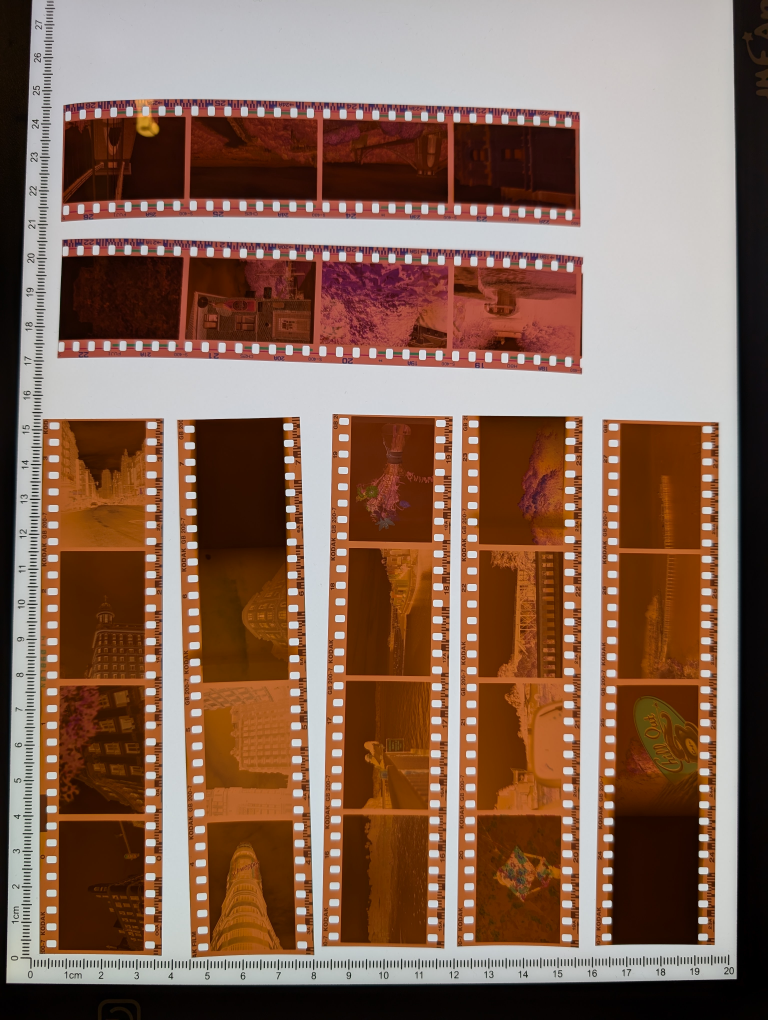
#> input picture backend/tst_jpgs/PXL_20241126_035227352.jpg, 3072 x 4080 px (shown at 1/4 size); its folder holds only this picture in this run
$ python detect_perf.py
#> lines starting #> are read from the running program, lines starting #| are printed output that depends on the picture; after the words box and inside, x2 and y2 are one past the last pixel; in counts of white or black regions, pixels touching at a corner belong together
'''
Film Perforation Detection and Analysis

This script detects perforations in film negative images,
validates them based on brightness and size, filters
overlapping perforations, and calculates average
perforation dimensions.

Author: Robert Wilcox
Email: robertraywilcox@gmail.com
Date: December 9, 2024
'''

import cv2
import numpy as np
import os

# Input and output directories
INPUT_DIR = "tst_jpgs"  # Directory containing test images
OUTPUT_DIR = "output"  # Directory to save debug images
DEBUG_LOG_PATH = os.path.join(OUTPUT_DIR, "debug_log.txt")  # Debug log file
SUMMARY_LOG_PATH = os.path.join(OUTPUT_DIR, "summary_log.txt")  # Summary log

# Ensure output directory exists
if not os.path.exists(OUTPUT_DIR):
    os.makedirs(OUTPUT_DIR)

# Clear existing logs
if os.path.exists(DEBUG_LOG_PATH):
    os.remove(DEBUG_LOG_PATH)
if os.path.exists(SUMMARY_LOG_PATH):
    os.remove(SUMMARY_LOG_PATH)

# Adjustable Parameters
PARAMS = {
    "adaptive_thresh_block_size": 17,  # Block size for adaptive thresholding
    "adaptive_thresh_c": 2,          # Constant subtracted from the mean
    "morph_kernel_size": (3, 3),      # Kernel size for morphological ops
    "min_contour_area": 500,          # Minimum contour area
    "aspect_ratio_range": (.5, 3.0),  # Aspect ratio range for rectangles
    "rect_size_range": (20, 600),     # Min/max width/height for rectangles
    "shrink_factor": 0.3,            # Shrinkage for brightness validation
    "max_std_dev": 5,                # Max standard deviation inside subset box
    "brightness_threshold_factor": 0.8,  # Brightness factor for validation
}


def write_debug_log(message):
    """Appends a message to the detailed debug log."""
    with open(DEBUG_LOG_PATH, "a") as log_file:
        log_file.write(f"{message}\n")


def write_summary_log(message):
    """Appends a message to the summary log."""
    with open(SUMMARY_LOG_PATH, "a") as log_file:
        log_file.write(f"{message}\n")


def resize_to_fit_window(image, window_width, window_height):
    """
    Resizes the image to fit within the specified window
    dimensions while preserving aspect ratio.

    Args:
        image (numpy.ndarray): The image to resize.
        window_width (int): The desired width of the window.
        window_height (int): The desired height of the window.

    Returns:
        tuple: A tuple containing the resized image and the scale factor.
    """
    h, w = image.shape[:2]
    scale = min(window_width / w, window_height / h)
    resized_image = cv2.resize(
        image, (int(w * scale), int(h * scale)), interpolation=cv2.INTER_AREA
    )
    return resized_image, scale


def validate_perforation_brightness(image, rectangles, params):
    """
    Validates detected rectangles as perforations based on
    brightness using subset boxes.

    Args:
        image (numpy.ndarray): The grayscale image.
        rectangles (list): List of rectangle points.
        params (dict): Dictionary of parameters.

    Returns:
        list: List of validated rectangles.
    """
    max_brightness = np.max(image)
    brightness_threshold = max_brightness * params["brightness_threshold_factor"]
    write_debug_log(
        f"STEP: Max Brightness: {max_brightness:.2f}, "
        f"Threshold: {brightness_threshold:.2f}"
    )

    validated_rectangles = []
    rejected_by_brightness = 0
    rejected_by_std_dev = 0

    for box in rectangles:
        x_coords, y_coords = zip(*box)
        center_x, center_y = int(np.mean(x_coords)), int(np.mean(y_coords))
        width = int((max(x_coords) - min(x_coords)) * (1 - params["shrink_factor"]))
        height = int((max(y_coords) - min(y_coords)) * (1 - params["shrink_factor"]))

        subset_x1 = max(center_x - width // 2, 0)
        subset_y1 = max(center_y - height // 2, 0)
        subset_x2 = min(center_x + width // 2, image.shape[1] - 1)
        subset_y2 = min(center_y + height // 2, image.shape[0] - 1)

        subset = image[subset_y1:subset_y2, subset_x1:subset_x2]
        subset_brightness = np.mean(subset)
        subset_std_dev = np.std(subset)

        if subset_brightness < brightness_threshold:
            rejected_by_brightness += 1
            write_debug_log(
                f"Rejected: Brightness={subset_brightness:.2f} "
                f"< Threshold={brightness_threshold:.2f}"
            )
        elif subset_std_dev > params["max_std_dev"]:
            rejected_by_std_dev += 1
            write_debug_log(
                f"Rejected: StdDev={subset_std_dev:.2f} "
                f"> MaxStdDev={params['max_std_dev']:.2f}"
            )
        else:
            validated_rectangles.append(box)

    write_summary_log(
        f"Brightness Validation:\n"
        f" - Total: {len(rectangles)}\n"
        f" - Validated: {len(validated_rectangles)}\n"
        f" - Rejected (brightness): {rejected_by_brightness}\n"
        f" - Rejected (std dev): {rejected_by_std_dev}"
    )
    return validated_rectangles


def detect_perforations(image, params, debug=False):
    """
    Detect perforations in the film image based on contours and
    aspect ratio.

    Args:
        image (numpy.ndarray): The input image.
        params (dict): Dictionary of parameters.
        debug (bool): Whether to save debug images.

    Returns:
        list: List of detected rectangles (perforations).
    """
    write_debug_log("STEP: Detect Perforations - Starting...")

    # Convert to grayscale
    gray = cv2.cvtColor(image, cv2.COLOR_BGR2GRAY)

    # Adaptive thresholding
    thresh = cv2.adaptiveThreshold(
        gray,
        255,
        cv2.ADAPTIVE_THRESH_GAUSSIAN_C,
        cv2.THRESH_BINARY_INV,
        params["adaptive_thresh_block_size"],
        params["adaptive_thresh_c"],
    )
    if debug:
        cv2.imwrite(os.path.join(OUTPUT_DIR, "debug_thresh.jpg"), thresh)

    # Morphological cleaning
    kernel = cv2.getStructuringElement(cv2.MORPH_RECT, params["morph_kernel_size"])
    cleaned = cv2.morphologyEx(thresh, cv2.MORPH_CLOSE, kernel)
    if debug:
        cv2.imwrite(os.path.join(OUTPUT_DIR, "debug_cleaned.jpg"), cleaned)

    # Find contours
    contours, _ = cv2.findContours(cleaned, cv2.RETR_TREE, cv2.CHAIN_APPROX_SIMPLE)
    write_debug_log(f"STEP: Found {len(contours)} contours.")

    if debug:
        # Draw all detected contours
        all_contours_image = image.copy()
        cv2.drawContours(all_contours_image, contours, -1, (0, 255, 255), 1)
        cv2.imwrite(os.path.join(OUTPUT_DIR, "all_contours.jpg"), all_contours_image)

        # Initialize image for rejected contours visualization
        rejected_contours_image = image.copy()

    # Filtering contours to find rectangles
    rectangles = []
    for contour in contours:
        contour_area = cv2.contourArea(contour)

        # Reject based on minimum area
        if contour_area < params["min_contour_area"]:
            write_debug_log(f"Rejected: Area={contour_area:.2f} (too small)")
            if debug:
                cv2.drawContours(rejected_contours_image, [contour], -1, (0, 0, 255), 1)
            continue

        # Fit a rotated rectangle
        rot_rect = cv2.minAreaRect(contour)
        box = cv2.boxPoints(rot_rect)
        box = np.intp(box)

        # Calculate width, height, and aspect ratio
        width = np.linalg.norm(box[0] - box[1])
        height = np.linalg.norm(box[1] - box[2])
        aspect_ratio = min(width, height) / max(width, height)

        write_debug_log(
            f"Contour: Area={contour_area:.2f}, Width={width:.2f}, "
            f"Height={height:.2f}, Aspect Ratio={aspect_ratio:.2f}"
        )

        # Check aspect ratio and size range
        if not (
            params["aspect_ratio_range"][0] <= aspect_ratio <= params["aspect_ratio_range"][1]
            and params["rect_size_range"][0] <= width <= params["rect_size_range"][1]
            and params["rect_size_range"][0] <= height <= params["rect_size_range"][1]
        ):
            write_debug_log("Rejected: Failed aspect ratio or size filter")
            if debug:
                cv2.drawContours(rejected_contours_image, [box], -1, (255, 0, 0), 1)
            continue

        rectangles.append(box)

    write_debug_log(f"STEP: Detected {len(rectangles)} candidate rectangles.")

    if debug:
        # Save rejected contours image
        cv2.imwrite(os.path.join(OUTPUT_DIR, "rejected_contours.jpg"), rejected_contours_image)

        # Draw candidate rectangles for debugging
        candidate_debug = image.copy()
        for box in rectangles:
            cv2.drawContours(candidate_debug, [box], -1, (0, 255, 0), 1)
        cv2.imwrite(os.path.join(OUTPUT_DIR, "candidate_rectangles.jpg"), candidate_debug)

    write_summary_log(
        f"Detection Summary:\n"
        f" - Total contours: {len(contours)}\n"
        f" - Candidate rectangles: {len(rectangles)}\n"
        f" - Rejected (area/aspect): {len(contours) - len(rectangles)}"
    )

    return rectangles


def calculate_iou(box1, box2):
    """Calculate the Intersection over Union (IoU) of two rectangles."""
    x1 = max(box1[:, 0].min(), box2[:, 0].min())
    y1 = max(box1[:, 1].min(), box2[:, 1].min())
    x2 = min(box1[:, 0].max(), box2[:, 0].max())
    y2 = min(box1[:, 1].max(), box2[:, 1].max())

    # Compute intersection area
    inter_width = max(0, x2 - x1)
    inter_height = max(0, y2 - y1)
    inter_area = inter_width * inter_height

    # Compute areas of each rectangle
    box1_area = (box1[:, 0].max() - box1[:, 0].min()) * (box1[:, 1].max() - box1[:, 1].min())
    box2_area = (box2[:, 0].max() - box2[:, 0].min()) * (box2[:, 1].max() - box2[:, 1].min())

    # Compute IoU
    union_area = box1_area + box2_area - inter_area
    if union_area == 0:
        return 0
    return inter_area / union_area


def filter_overlapping_rectangles(rectangles, iou_threshold=0.5):
    """Filter out rectangles with high overlap using IoU."""
    filtered = []
    for i, box in enumerate(rectangles):
        overlap = False
        for existing_box in filtered:
            if calculate_iou(box, existing_box) > iou_threshold:
                overlap = True
                break
        if not overlap:
            filtered.append(box)
    return filtered


def calculate_average_dimensions(rectangles, std_threshold=2.0):
    """
    Calculates the average dimensions (width, height, aspect ratio,
    area) of perforations, accounting for rotation and skew, and
    filtering out outliers.

    Args:
        rectangles (list): List of rectangle points.
        std_threshold (float): Threshold for filtering outliers.

    Returns:
        dict: A dictionary with average dimensions and std deviations.
    """
    dimensions = []
    for box in rectangles:
        # Calculate the rotated bounding box
        rot_rect = cv2.minAreaRect(box)
        width, height = rot_rect[1]  # Get width and height

        # Ensure width is the smaller dimension
        width, height = sorted((width, height))
        aspect_ratio = width / height
        area = width * height

        dimensions.append((width, height, aspect_ratio, area))

    dimensions = np.array(dimensions)
    if len(dimensions) == 0:
        return None  # No rectangles to process

    # Calculate means and standard deviations
    mean_dims = np.mean(dimensions, axis=0)
    std_dims = np.std(dimensions, axis=0)

    # Filter out outliers
    filtered_dims = [
        dim for dim in dimensions
        if np.all(np.abs(dim - mean_dims) <= std_threshold * std_dims)
    ]

    if len(filtered_dims) == 0:
        return None  # No valid rectangles after filtering

    # Recalculate averages and std deviations after filtering
    filtered_dims = np.array(filtered_dims)
    avg_dims = np.mean(filtered_dims, axis=0)
    std_filtered_dims = np.std(filtered_dims, axis=0)

    return {
        "average_width": avg_dims[0],
        "std_width": std_filtered_dims[0],
        "average_height": avg_dims[1],
        "std_height": std_filtered_dims[1],
        "average_aspect_ratio": avg_dims[2],
        "std_aspect_ratio": std_filtered_dims[2],
        "average_area": avg_dims[3],
        "std_area": std_filtered_dims[3],
        "valid_perforations": len(filtered_dims)
    }


if __name__ == "__main__":
    for filename in os.listdir(INPUT_DIR):
        if filename.lower().endswith(".jpg"):
            input_path = os.path.join(INPUT_DIR, filename)
            print(f"Processing {input_path}")
            write_summary_log(f"\nProcessing file: {input_path}")

            image = cv2.imread(input_path)
#> image is the input picture: shape (4080, 3072, 3); mean B, G, R 86.9, 103.5, 134.1
            if image is None:
                write_summary_log(" - Error: Unable to load the image.")
                continue

            perforations = detect_perforations(image, PARAMS, debug=True)
#> in detect_perforations, `gray = cv2.cvtColor(image, cv2.COLOR_BGR2GRAY)`:
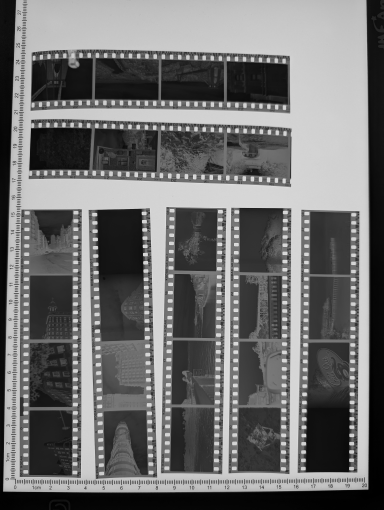
#> gray: shape (4080, 3072) (shown at 1/8 size); min 0, max 253, mean 110.8
#> in detect_perforations, `thresh = cv2.adaptiveThreshold( gray, 255, cv2.ADAPTIVE_THRESH_GAUSSIA..`:
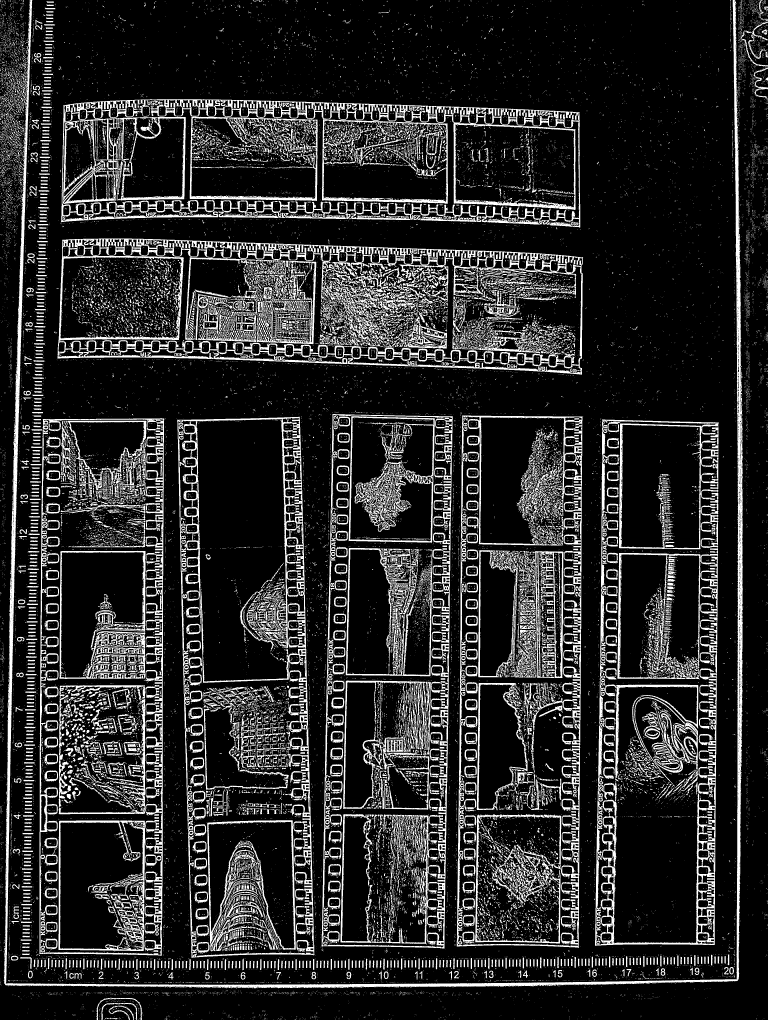
#> thresh: shape (4080, 3072) (shown at 1/4 size); 16.5% white; 51325 white regions (46231 under 20 px), largest, box (x1, y1, x2, y2) and area: (229, 954, 2333, 1499) 158421, (244, 397, 2321, 911) 135182, (15, 0, 2971, 3954) 133543
#> in detect_perforations, `contours, _ = cv2.findContours(cleaned, cv2.RETR_TREE, cv2.CHAIN_APPRO..`: contours = 32476 contours, 24256 with area under 20; largest, box (x1, y1, x2, y2) and area: (708, 1667, 1258, 3832) 1055348, (124, 1673, 657, 3823) 1047062, (1286, 1656, 1811, 3795) 1030851, (1827, 1661, 2330, 3792) 1021857, (229, 954, 2333, 1499) 983370
#> in detect_perforations, `cv2.drawContours(all_contours_image, contours, -1, (0, 255, 255), 1)`:
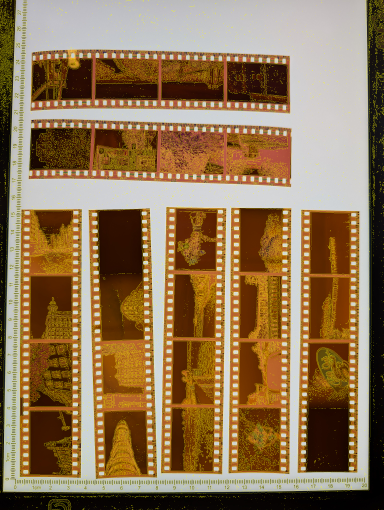
#> all_contours_image: shape (4080, 3072, 3) (shown at 1/8 size); mean B, G, R 83.9, 117.6, 144.6
#> the loop in detect_perforations, `for contour in contours:` made 32476 passes
#> contour_area on pass 100: 40
#> after the loop in detect_perforations, `for contour in contours:`:
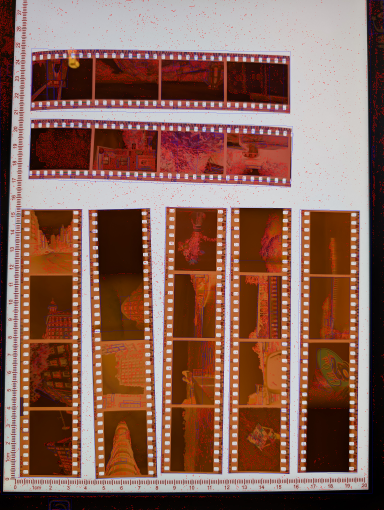
#> rejected_contours_image: shape (4080, 3072, 3) (shown at 1/8 size); mean B, G, R 87.4, 100.1, 137.5
#> after the loop in detect_perforations, `for contour in contours:`: rectangles = 763 items
#> the loop in detect_perforations, `for box in rectangles:` made 763 passes
#> box on passes 1 to 3: [[2831, 3762], [2791, 3762], [2791, 3733], [2831, 3733]], [[2445, 3762], [2406, 3762], [2406, 3733], [2445, 3733]], [[2428, 3745], [2385, 3745], [2385, 3695], [2428, 3695]]
#> after the loop in detect_perforations, `for box in rectangles:`:
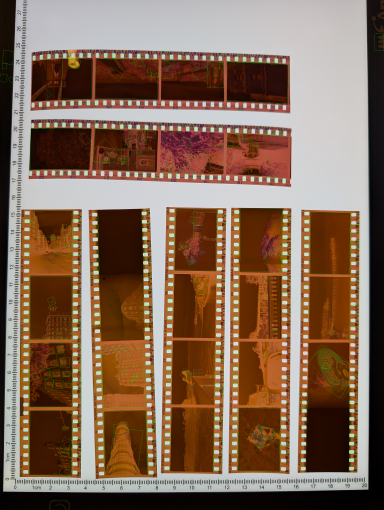
#> candidate_debug: shape (4080, 3072, 3) (shown at 1/8 size); mean B, G, R 86.2, 105.7, 132.5
#> perforations = 763 items
            validated_perforations = validate_perforation_brightness(
                cv2.cvtColor(image, cv2.COLOR_BGR2GRAY), perforations, PARAMS
            )
#> in validate_perforation_brightness, `max_brightness = np.max(image)`: max_brightness = 253
#> in validate_perforation_brightness, `brightness_threshold = max_brightness * params["brightness_threshold_f..`: brightness_threshold = 202.4
#> the loop in validate_perforation_brightness, `for box in rectangles:` made 763 passes
#> (box, x_coords, y_coords, center_x, center_y, width, height, subset_x1) on pass 41: ([[2853, 2445], [2802, 2445], [2802, 2416], [2853, 2416]], (2853, 2802, 2802, 2853), (2445, 2445, 2416, 2416), 2827, 2430, 35, 20, 2810)
#> after the loop in validate_perforation_brightness, `for box in rectangles:`:
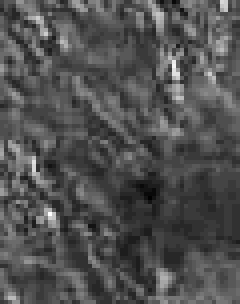
#> subset: shape (76, 60) (shown 4 times larger); min 3, max 29, mean 11.3; drawn with min black and max white

            # Filter overlapping rectangles
            non_overlapping_perforations = filter_overlapping_rectangles(
                validated_perforations, iou_threshold=0.5
            )
#> the loop in filter_overlapping_rectangles, `for i, box in enumerate(rectangles):` made 309 passes
#> box on passes 1 to 3: [[2445, 3762], [2406, 3762], [2406, 3733], [2445, 3733]], [[2831, 3695], [2792, 3695], [2792, 3667], [2831, 3667]], [[2407, 3696], [2405, 3667], [2445, 3665], [2446, 3694]]

            # Calculate average dimensions and filter outliers
            avg_dims = calculate_average_dimensions(
                non_overlapping_perforations, std_threshold=2.0
            )
#> the loop in calculate_average_dimensions, `for box in rectangles:` made 309 passes

            # Visualize results (optional)
            debug_image, scale = resize_to_fit_window(image, 800, 600)
            for box in non_overlapping_perforations:
                scaled_box = (box * scale).astype(int)
                cv2.drawContours(debug_image, [scaled_box], -1, (0, 255, 0), 2)
#> this loop made 309 passes
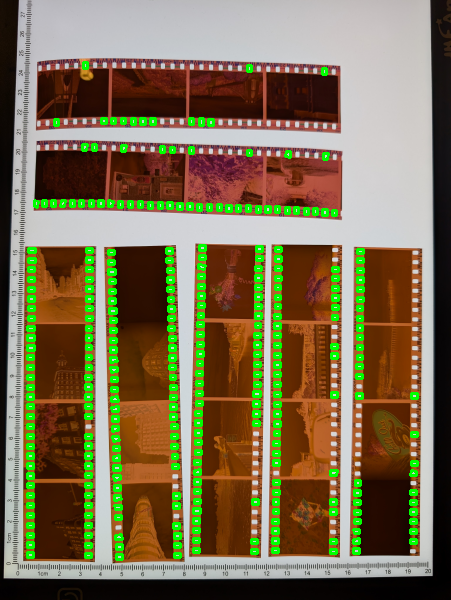
#> debug_image: shape (600, 451, 3); mean B, G, R 80.1, 111.9, 122.9
            cv2.imshow("Detected Perforations", debug_image)
            cv2.waitKey(0)
            cv2.destroyAllWindows()

            # Log and print results
            if avg_dims:
                write_summary_log(f"Final Results:\n"
                                  f" - Total validated perforations: {len(validated_perforations)}\n"
                                  f" - Non-overlapping perforations: {len(non_overlapping_perforations)}\n"
                                  f" - Valid perforations for calculations: {avg_dims['valid_perforations']}\n"
                                  f" - Average Width: {avg_dims['average_width']:.2f} ± {avg_dims['std_width']:.2f}\n"
                                  f" - Average Height: {avg_dims['average_height']:.2f} ± {avg_dims['std_height']:.2f}\n"
                                  f" - Average Aspect Ratio: {avg_dims['average_aspect_ratio']:.2f} ± {avg_dims['std_aspect_ratio']:.2f}\n"
                                  f" - Average Area: {avg_dims['average_area']:.2f} ± {avg_dims['std_area']:.2f}")
                print("Average Perforation Dimensions (with Standard Deviations):")
                print(f"  Average Width: {avg_dims['average_width']:.2f} ± {avg_dims['std_width']:.2f}")
#|   Average Width: 29.37 ± 0.56
                print(f"  Average Height: {avg_dims['average_height']:.2f} ± {avg_dims['std_height']:.2f}")
#|   Average Height: 40.42 ± 0.91
                print(f"  Average Aspect Ratio: {avg_dims['average_aspect_ratio']:.2f} ± {avg_dims['std_aspect_ratio']:.2f}")
#|   Average Aspect Ratio: 0.73 ± 0.02
                print(f"  Average Area: {avg_dims['average_area']:.2f} ± {avg_dims['std_area']:.2f}")
#|   Average Area: 1187.29 ± 39.90
                print(f"  Number of Perforations Used: {avg_dims['valid_perforations']}")
#|   Number of Perforations Used: 260
            else:
                write_summary_log("No valid perforations found after filtering outliers.")
                print("No valid perforations found after filtering outliers.")

    print("Processing complete. Check the output and summary logs.")
    write_summary_log("Processing complete.")
